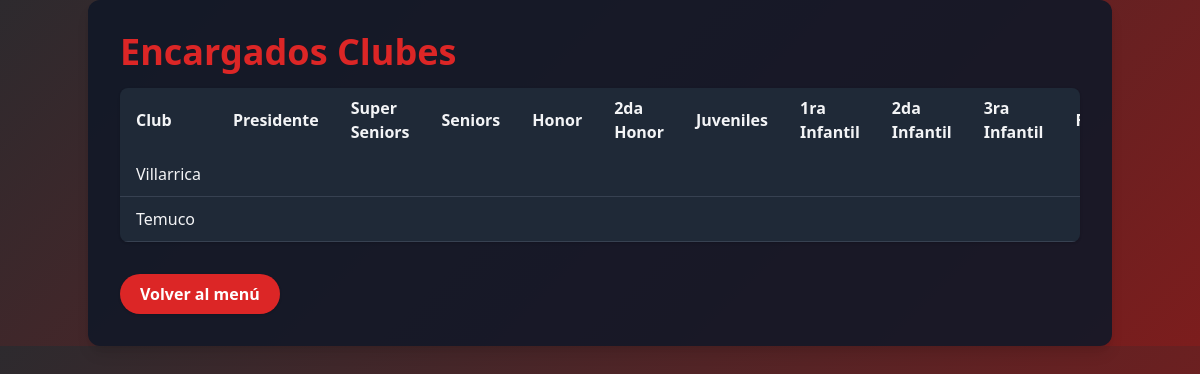
Before: /menu/encargados_clubes/ with the older database file.
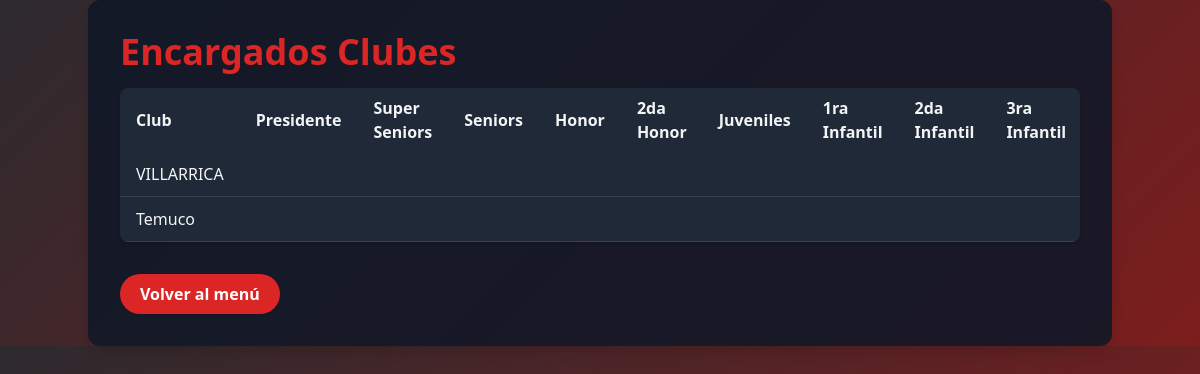
After: the same page with the newer database file.
### app_main/models.py (models this page shows, shortened)
class Clubes(models.Model):
    club = models.CharField(max_length=100, unique=True)
    super_seniors = models.BooleanField(default=False)
    seniors = models.BooleanField(default=False)
    honor = models.BooleanField(default=False)
    segunda_honor = models.BooleanField(default=False)
    juveniles = models.BooleanField(default=False)
    primera_infantil = models.BooleanField(default=False)
    segunda_infantil = models.BooleanField(default=False)
    tercera_infantil = models.BooleanField(default=False)
    femenino = models.BooleanField(default=False)

### app_main/views.py (the view)
# urls.py: path('encargados_clubes/', views.encargados_clubes, name='encargados_clubes'),
def encargados_clubes(request):
    clubes = Clubes.objects.all().select_related('encargado')
    return render(request, 'encargados_clubes.html', {'clubes': clubes})

### app_main/templates/encargados_clubes.html (shortened to what this page needs)
{% load static %}
<!DOCTYPE html>
<html lang="es">
<head>
    <link href="https://cdn.jsdelivr.net/npm/tailwindcss@2.2.19/dist/tailwind.min.css" rel="stylesheet"/>
</head>
<body class="text-gray-100">
    <div class="container mx-auto p-8 bg-gray-900 bg-opacity-90 rounded-xl shadow-lg">
        <h1 class="text-4xl font-extrabold mb-4 text-red-600 drop-shadow">Encargados Clubes</h1>
        <div class="overflow-x-auto rounded-lg shadow mb-8">
            <table class="min-w-full bg-gray-800 text-gray-100">
                <thead>
                    <tr>
                        <th class="px-4 py-2 text-left">Club</th>
                        <th class="px-4 py-2 text-left">Presidente</th>
                        <th class="px-4 py-2 text-left">Super Seniors</th>
                        <th class="px-4 py-2 text-left">Seniors</th>
                        <th class="px-4 py-2 text-left">Honor</th>
                        <th class="px-4 py-2 text-left">2da Honor</th>
                        <th class="px-4 py-2 text-left">Juveniles</th>
                        <th class="px-4 py-2 text-left">1ra Infantil</th>
                        <th class="px-4 py-2 text-left">2da Infantil</th>
                        <th class="px-4 py-2 text-left">3ra Infantil</th>
                        <th class="px-4 py-2 text-left">Femenino</th>
                    </tr>
                </thead>
                <tbody>
                    {% for club in clubes %}
                    <tr class="border-b border-gray-700">
                        <td class="px-4 py-2">{{ club.club }}</td>
                        <td class="px-4 py-2">{{ club.encargado.presidente }}</td>
                        <td class="px-4 py-2">{{ club.encargado.super_seniors }}</td>
                        <td class="px-4 py-2">{{ club.encargado.seniors }}</td>
                        <td class="px-4 py-2">{{ club.encargado.honor }}</td>
                        <td class="px-4 py-2">{{ club.encargado.segunda_honor }}</td>
                        <td class="px-4 py-2">{{ club.encargado.juveniles }}</td>
                        <td class="px-4 py-2">{{ club.encargado.primera_infantil }}</td>
                        <td class="px-4 py-2">{{ club.encargado.segunda_infantil }}</td>
                        <td class="px-4 py-2">{{ club.encargado.tercera_infantil }}</td>
                        <td class="px-4 py-2">{{ club.encargado.femenino }}</td>
                    </tr>
                    {% empty %}
                    <tr>
                        <td colspan="12" class="px-4 py-4 text-center text-gray-400">No hay clubes registrados.</td>
                    </tr>
                    {% endfor %}
                </tbody>
            </table>
        </div>
        <a href="{% url 'menu' %}" class="inline-block px-5 py-2 rounded-full bg-red-600 hover:bg-red-700 text-white font-semibold shadow transition">Volver al menú</a>
    </div>
</body>
</html>
</body>
</html>

Changed rows visible on the page:
removed Clubes: club "Villarrica"
added Clubes: club "VILLARRICA"
